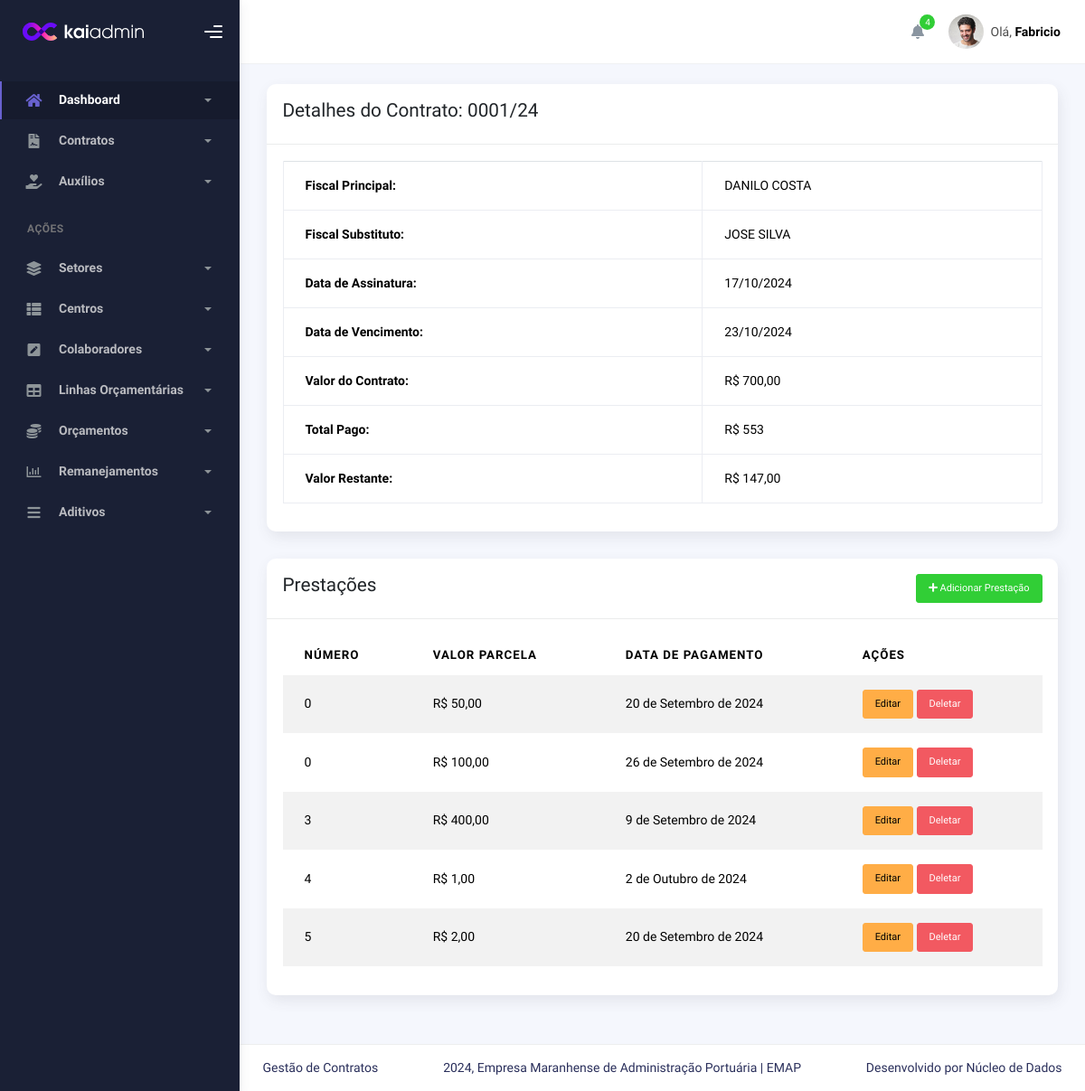
The app's page /contratos/contrato/3/, older data.
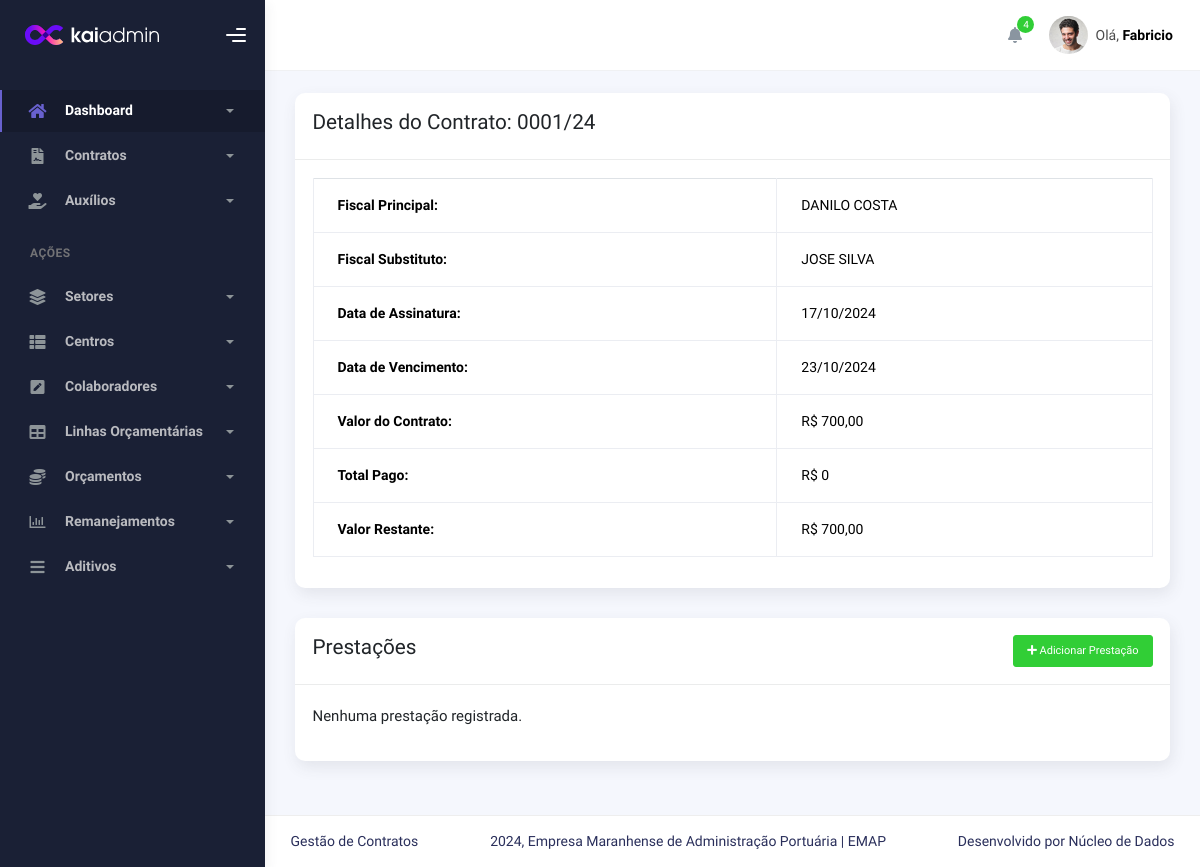
The same page, newer data.
### contract/models.py (models this page shows, shortened)
class Contrato(models.Model):
    linha_orcamentaria = models.ForeignKey(LinhaOrcamentaria, on_delete=models.PROTECT, related_name='contratos')
    numero_protocolo = models.CharField(max_length=7, unique=True, blank=True, editable=False, verbose_name='Contrato')
    data_assinatura = models.DateField(null=True, blank=True)
    data_vencimento = models.DateField(null=True, blank=True)
    fiscal_principal = models.ForeignKey(Colaborador, on_delete=models.PROTECT, related_name='contratos_fiscal_principal', verbose_name='Fiscal Principal')
    fiscal_substituto = models.ForeignKey(Colaborador, on_delete=models.PROTECT, related_name='contratos_fiscal_substituto', verbose_name='Fiscal Substituto')
    valor_contrato = models.DecimalField(max_digits=10, decimal_places=2,validators=[MinValueValidator(0.01)])
    TIPO_PAGAMENTO_CHOICES = [
        ('PAGAMENTO ÚNICO','PAGAMENTO ÚNICO'),
        ('PAGAMENTO ANUAL','PAGAMENTO ANUAL'),
        ('PAGAMENTO SEMANAL','PAGAMENTO SEMANAL'),
        ('PAGAMENTO MENSAL','PAGAMENTO MENSAL'),
        ('PAGAMENTO QUIZENAL','PAGAMENTO QUINZENAL'),
        ('PAGAMENTO TRIMESTRAL','PAGAMENTO TRIMESTRAL'),
        ('PAGAMENTO SEMESTRAL','PAGAMENTO SEMESTRAL'),
        ('PAGAMENTO SOB DEMANDA','PAGAMENTO SOB DEMANDA'),
    ]
    natureza_pagamento = models.CharField(choices=TIPO_PAGAMENTO_CHOICES,max_length=30)

class Colaborador(models.Model):
    nome_completo = models.CharField(max_length=100, null=True)
    mat = models.IntegerField(null=True, blank=True,verbose_name='Matrícula',unique=True)
    direcao = models.ForeignKey(Direcao, on_delete=models.CASCADE,null=True)
    gerencia = models.ForeignKey(Gerencia, on_delete=models.SET_NULL,null=True)
    coordenacao = models.ForeignKey(Coordenacao, on_delete=models.SET_NULL,null=True)
    ramal = models.CharField(max_length=4,null=True, blank=True)
    email = models.EmailField(max_length=50,null=True, blank=True)
    def __str__(self):
        return self.nome_completo or "Colaborador sem Nome"
    class Meta:
        verbose_name = 'Colaborador'
        verbose_name_plural = 'Colaboradores'

class Prestacao(models.Model):
    contrato = models.ForeignKey('Contrato', on_delete=models.CASCADE)
    numero_parcela = models.PositiveIntegerField(editable=False)  # O número da parcela será gerado automaticamente
    valor_parcela = models.DecimalField(max_digits=10, decimal_places=2, validators=[MinValueValidator(0.01)])
    data_pagamento = models.DateField(null=True, blank=True)

### contract/views.py (the view)
# urls.py: path('contrato/<int:pk>/', ContratoDetailView.as_view(), name='contrato_detail'),
class ContratoDetailView(DetailView):
    model = Contrato
    template_name = 'contratos/contrato_detail.html'
    context_object_name = 'contrato'
    def get_context_data(self, **kwargs):
        context = super().get_context_data(**kwargs)
        prestacoes = Prestacao.objects.filter(contrato=self.object)
        total_pago = prestacoes.aggregate(total=Sum('valor_parcela'))['total'] or 0
        valor_restante = self.object.valor_contrato - total_pago
        context['prestações'] = prestacoes
        context['total_pago'] = total_pago
        context['valor_restante'] = valor_restante
        return context

### contract/templates/contratos/contrato_detail.html
{% extends 'index.html' %}
{% block 'conteudo' %}
<div class="container">
  <div class="page-inner">
    <div class="row">
      <div class="col-md-12">
        <div class="card">
          <div class="card-header">
            <h4>Detalhes do Contrato: {{ contrato.numero_protocolo }}</h4>
          </div>
          <div class="card-body">
            <table class="table table-bordered">
              <tr>
                <th>Fiscal Principal:</th>
                <td>{{ contrato.fiscal_principal }}</td>
              </tr>
              <tr>
                <th>Fiscal Substituto:</th>
                <td>{{ contrato.fiscal_substituto }}</td>
              </tr>
              <tr>
                <th>Data de Assinatura:</th>
                <td>{{ contrato.data_assinatura|date:"d/m/Y" }}</td>
              </tr>
              <tr>
                <th>Data de Vencimento:</th>
                <td>{{ contrato.data_vencimento|date:"d/m/Y" }}</td>
              </tr>
              <tr>
                <th>Valor do Contrato:</th>
                <td>R$ {{ contrato.valor_contrato }}</td>
              </tr>
              <tr>
                <th>Total Pago:</th>
                <td>R$ {{ total_pago }}</td>
              </tr>
              <tr>
                <th>Valor Restante:</th>
                <td>R$ {{ valor_restante }}</td>
              </tr>
            </table>
          </div>
        </div>
        <div class="card mt-4">
          <div class="card-header d-flex justify-content-between align-items-center">
            <h4>Prestações</h4>
            <a href="{% url 'adicionar_prestacao' contrato.pk %}" class="btn btn-success btn-sm">
              <i class="fas fa-plus"></i> Adicionar Prestação
            </a>
          </div>
          <div class="card-body">
            {% if prestações %}
            <table class="table table-striped">
              <thead>
                <tr>
                  <th>Número</th>
                  <th>Valor Parcela</th>
                  <th>Data de Pagamento</th>
                  <th>Ações</th>
                </tr>
              </thead>
              <tbody>
                {% for prestacao in prestações %}
                <tr>
                  <td>{{ prestacao.numero_parcela }}</td>
                  <td>R$ {{ prestacao.valor_parcela }}</td>
                  <td>{{ prestacao.data_pagamento|default_if_none:"-" }}</td>
                  <td>
                    <a href="{% url 'editar_prestacao' prestacao.pk %}" class="btn btn-warning btn-sm">Editar</a>
                    <a href="{% url 'deletar_prestacao' prestacao.pk %}" class="btn btn-danger btn-sm" onclick="return confirm('Tem certeza que deseja deletar esta prestação?');">Deletar</a>
                  </td>
                </tr>
                {% endfor %}
              </tbody>
            </table>
            {% else %}
            <p>Nenhuma prestação registrada.</p>
            {% endif %}
          </div>
        </div>
      </div>
    </div>
  </div>
</div>
{% endblock %}

### templates/index.html (shortened to what this page needs)
{% load static %}
<!DOCTYPE html>
<html lang="pt-br">
  <head>
    <link rel="stylesheet" href="{% static 'assets/css/bootstrap.min.css' %}" />
    <link rel="stylesheet" href="{% static 'assets/css/plugins.min.css' %}" />
    <link rel="stylesheet" href="{% static 'assets/css/kaiadmin.min.css' %}" />
    <link rel="stylesheet" href="{% static 'assets/css/demo.css' %}" />
  </head>
  <body>
    <div class="wrapper">
      <div class="sidebar" data-background-color="dark">
        <div class="sidebar-logo">
          <div class="logo-header" data-background-color="dark">
            <a href="index.html" class="logo">
              <img
                src="{% static 'assets/img/kaiadmin/logo_light.svg' %}"
                alt="navbar brand"
                class="navbar-brand"
                height="20"
              />
            </a>
            <div class="nav-toggle">
              <button class="btn btn-toggle toggle-sidebar">
                <i class="gg-menu-right"></i>
              </button>
            </div>
          </div>
        </div>
        <div class="sidebar-wrapper scrollbar scrollbar-inner">
          <div class="sidebar-content">
            <ul class="nav nav-secondary">
              <li class="nav-item active">
                <a
                  data-bs-toggle="collapse"
                  href="#dashboard"
                  class="collapsed"
                  aria-expanded="false"
                >
                  <i class="fas fa-home"></i>
                  <p>Dashboard</p>
                  <span class="caret"></span>
                </a>
              </li>
              <li class="nav-item">
                <a data-bs-toggle="collapse" href="#contracts" class="collapsed" aria-expanded="false">
                  <i class="fas fa-file-contract"></i>
                  <p>Contratos</p>
                  <span class="caret"></span>
                </a>
              </li>
              <li class="nav-item">
                <a data-bs-toggle="collapse" href="#auxilios" class="collapsed" aria-expanded="false">
                  <i class="fas fa-hand-holding-heart"></i>
                  <p>Auxílios</p>
                  <span class="caret"></span>
                </a>
              </li>
              <li class="nav-section">
                <h4 class="text-section">Ações</h4>
              </li>
              <li class="nav-item">
                <a data-bs-toggle="collapse" href="#base">
                  <i class="fas fa-layer-group"></i>
                  <p>Setores</p>
                  <span class="caret"></span>
                </a>
              </li>
              <li class="nav-item">
                <a data-bs-toggle="collapse" href="#sidebarLayouts">
                  <i class="fas fa-th-list"></i>
                  <p>Centros</p>
                  <span class="caret"></span>
                </a>
              </li>
              <li class="nav-item">
                <a data-bs-toggle="collapse" href="#forms">
                  <i class="fas fa-pen-square"></i>
                  <p>Colaboradores</p>
                  <span class="caret"></span>
                </a>
              </li>
              <li class="nav-item">
                <a data-bs-toggle="collapse" href="#tables">
                  <i class="fas fa-table"></i>
                  <p>Linhas Orçamentárias</p>
                  <span class="caret"></span>
                </a>
              </li>
              <li class="nav-item">
                <a data-bs-toggle="collapse" href="#maps">
                  <i class="fas fa-coins"></i>
                  <p>Orçamentos</p>
                  <span class="caret"></span>
                </a>
              </li>
              <li class="nav-item">
                <a data-bs-toggle="collapse" href="#charts">
                  <i class="far fa-chart-bar"></i>
                  <p>Remanejamentos</p>
                  <span class="caret"></span>
                </a>
              </li>
              <li class="nav-item">
                <a data-bs-toggle="collapse" href="#submenu">
                  <i class="fas fa-bars"></i>
                  <p>Aditivos</p>
                  <span class="caret"></span>
                </a>
              </li>
            </ul>
          </div>
        </div>
      </div>
      <div class="main-panel">
        <div class="main-header">
          <nav
            class="navbar navbar-header navbar-header-transparent navbar-expand-lg border-bottom"
          >
            <div class="container-fluid">
              <ul class="navbar-nav topbar-nav ms-md-auto align-items-center">
                <li class="nav-item topbar-icon dropdown hidden-caret">
                  <a
                    class="nav-link dropdown-toggle"
                    href="#"
                    id="notifDropdown"
                    role="button"
                    data-bs-toggle="dropdown"
                    aria-haspopup="true"
                    aria-expanded="false"
                  >
                    <i class="fa fa-bell"></i>
                    <span class="notification">4</span>
                  </a>
                </li>
                <li class="nav-item topbar-user dropdown hidden-caret">
                  <a
                    class="dropdown-toggle profile-pic"
                    data-bs-toggle="dropdown"
                    href="#"
                    aria-expanded="false"
                  >
                    <div class="avatar-sm">
                      <img
                        src="{% static 'assets/img/profile.jpg' %}"
                        alt="..."
                        class="avatar-img rounded-circle"
                      />
                    </div>
                    <span class="profile-username">
                      <span class="op-7">Olá,</span>
                      <span class="fw-bold">Fabricio</span>
                    </span>
                  </a>
                </li>
              </ul>
            </div>
          </nav>
        </div>
        {% block 'conteudo' %}
        {% endblock %}
        <footer class="footer">
          <div class="container-fluid d-flex justify-content-between">
            <nav class="pull-left">
              <ul class="nav">
                <li class="nav-item">
                  Gestão de Contratos
                </li>
              </ul>
            </nav>
            <div class="copyright">
              2024, Empresa Maranhense de Administração Portuária | EMAP
            </div>
            <div>
              Desenvolvido por Núcleo de Dados
            </div>
          </div>
        </footer>
      </div>
      </div>
  </body>
</html>

Row changes from the older to the newer data that the page shows:
removed Prestacao: numero_parcela "0", valor_parcela "50,00", data_pagamento "20 de Setembro de 2024"
removed Prestacao: numero_parcela "0", valor_parcela "100,00", data_pagamento "26 de Setembro de 2024"
removed Prestacao: numero_parcela "3", valor_parcela "400,00", data_pagamento "9 de Setembro de 2024"
removed Prestacao: numero_parcela "4", valor_parcela "1,00", data_pagamento "2 de Outubro de 2024"
removed Prestacao: numero_parcela "5", valor_parcela "2,00", data_pagamento "20 de Setembro de 2024"
Text that changed along with them:
{{ total_pago }}: "553" → "0"
{{ valor_restante }}: "147,00" → "700,00"
text no longer shown: "NÚMERO VALOR PARCELA DATA DE PAGAMENTO AÇÕES"
text now shown: "Nenhuma prestação registrada."
